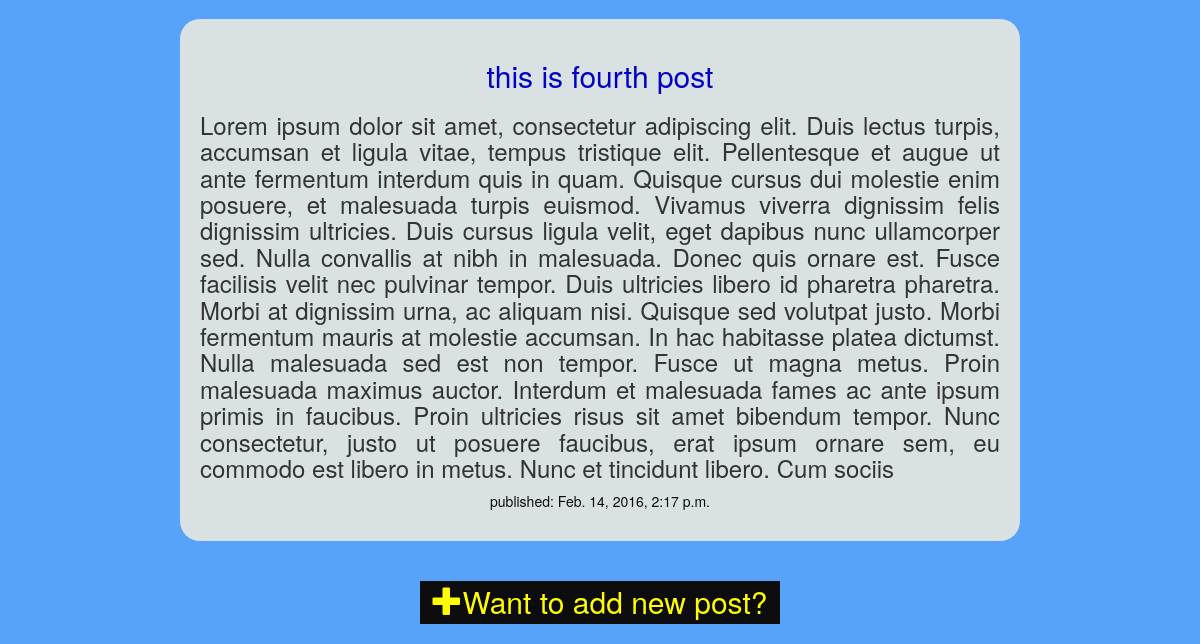
/blog/ (lower part), run on an earlier commit of the app's database.
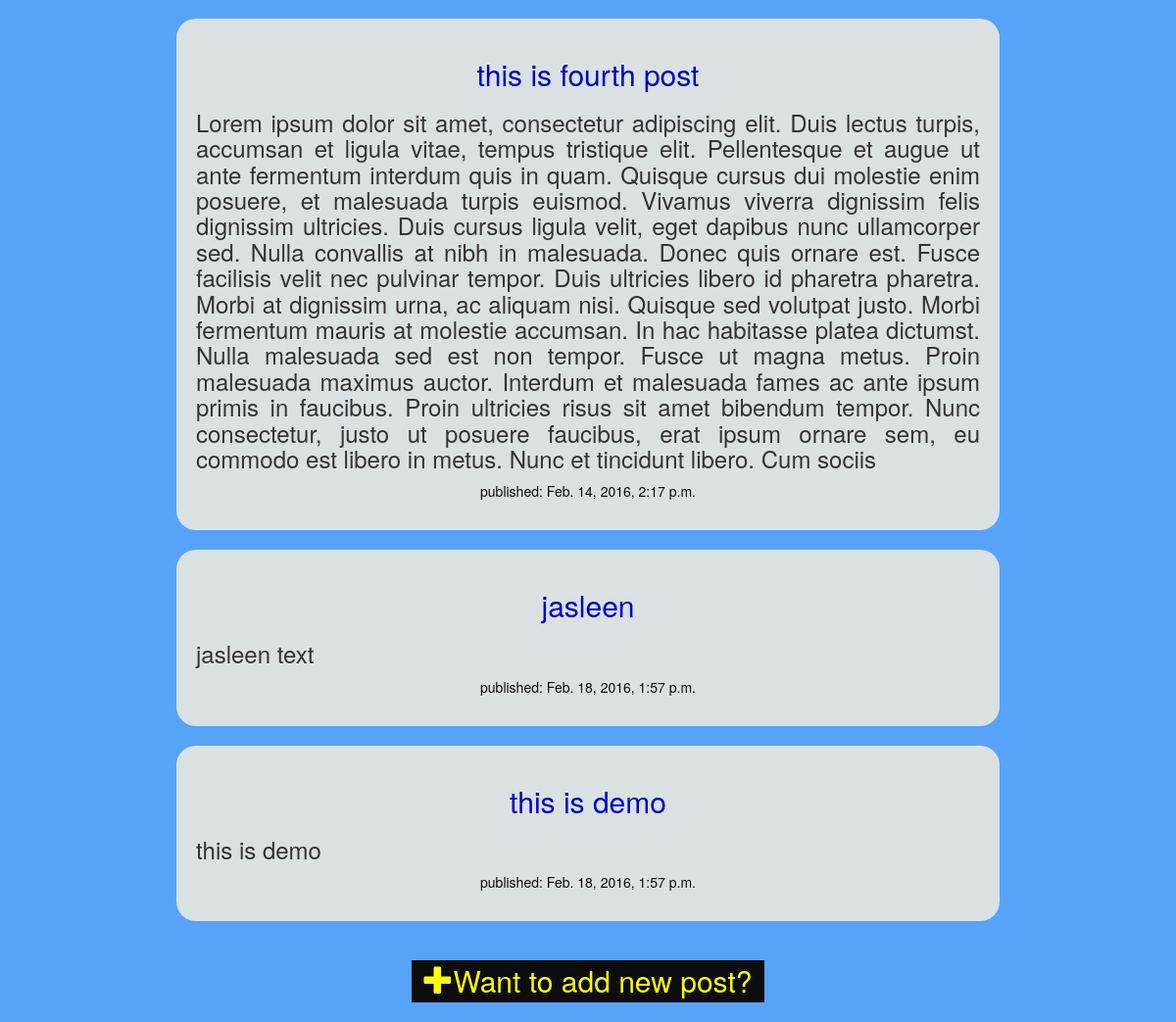
And on a later commit of the database.
### blog/models.py (models this page shows, shortened)
class Post(models.Model):
    author = models.ForeignKey('auth.User')
    title = models.CharField(max_length=200)
    post_content = models.TextField()
    created_date = models.DateTimeField(default = timezone.now)
    pub_date = models.DateTimeField(blank = True, null = True)

### blog/views.py (the view)
# urls.py: url(r'', views.index, name='index'),
def index(request):
    p = Post.objects.all()
    template = loader.get_template('blog/index.html')
    context = {
        'posts': p,
    }
    return HttpResponse(template.render(context, request))

### blog/templates/blog/index.html
{% extends 'blog/base.html' %}
{% block content %}
{% for post in posts %}
    <div class="posts">
        <h2>{{ post.title }}</a></h2>
        <h3>{{ post.post_content}}</h3>
        <p>published: {{ post.pub_date }}</p>
    </div>
    <br>
{% endfor %}
{% endblock %}

What changed in the data, as far as the page shows it:
added Post: title "jasleen", post_content "jasleen text", pub_date "Feb. 18, 2016, 1:57 p.m."
added Post: title "this is demo", post_content "this is demo", pub_date "Feb. 18, 2016, 1:57 p.m."
